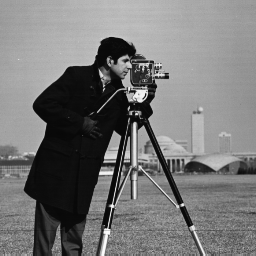
%> input picture Lab5 - Fourier&Cosine Transformations/cameraman.tif, 256 x 256 px
$ octave ques4.m   (GNU Octave 9; MATLAB toolbox functions it lacks are replaced by stand-ins)
%> lines starting %> are read from the running program, lines starting %| are printed output that depends on the picture
img = imread('cameraman.tif');
%> img is the input picture: size 256x256 uint8; min 7, max 253, mean 118.7
subplot(1,4,1);
imshow(img);
a = fft(img);
subplot(1,4,2);
imshow(a);
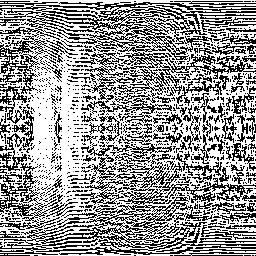
%> displayed picture: size 256x256, on the screen's scale of 0 to 255; min 0, max 255, mean 151
m = max(max(a));
%> m = 38864
percentage = 0.5;
frac = m*percentage/100;
%> frac = 194.3
a(a<frac) = 0;
final_img = ifft(a);

subplot(1,4,3);
imshow(uint8(real(final_img)));
subplot(1,4,4);
imshow(img-uint8(real(final_img)));
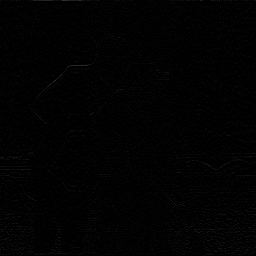
%> displayed picture: size 256x256, on the screen's scale of 0 to 255; min 0, max 52, mean 1.9
